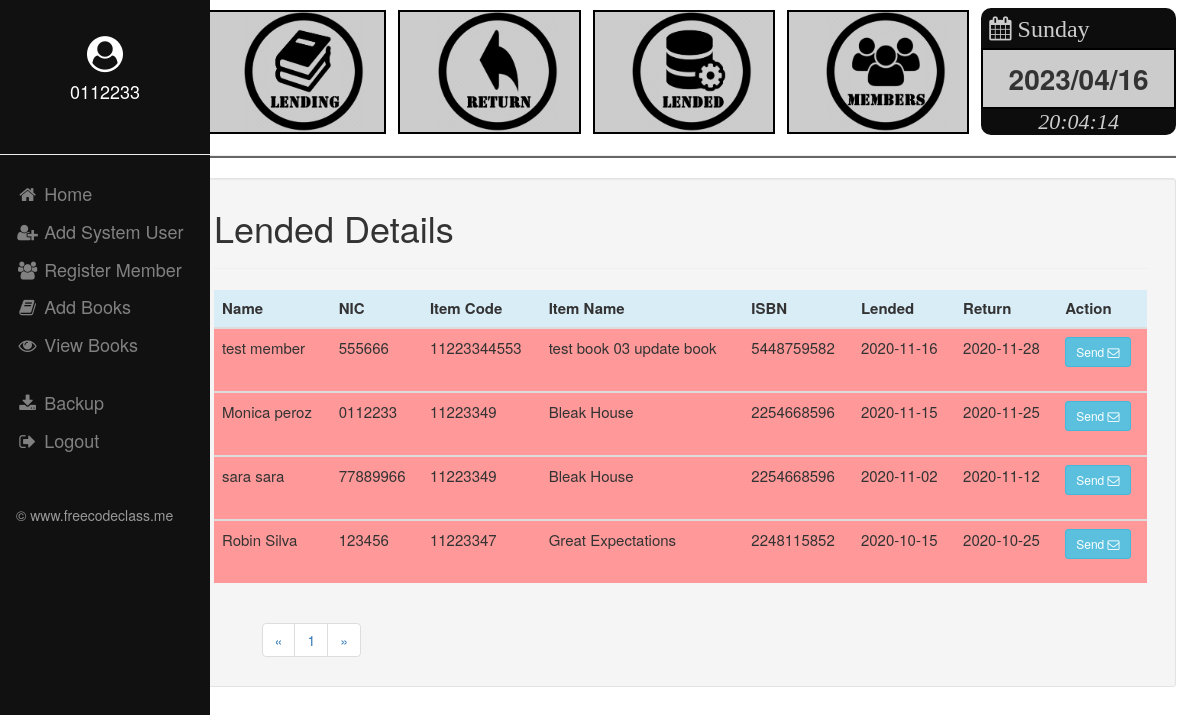
Screenshot of /borrower_data/lended_detail.php (signed in) with the database file from the repository.
### tables this page shows
CREATE TABLE `borrower_data` (
  `bo_id` int(11) NOT NULL,
  `bo_customer_id` varchar(200) NOT NULL,
  `bo_item_code` text NOT NULL,
  `bo_item_name` text NOT NULL,
  `bo_item_isbn` text NOT NULL,
  `bo_borrow_date` text NOT NULL,
  `bo_return_date` text NOT NULL,
  `bo_returned_date` text NOT NULL
);

CREATE TABLE `member` (
  `m_id` int(11) NOT NULL,
  `m_first_name` varchar(100) NOT NULL,
  `m_last_name` varchar(100) NOT NULL,
  `m_email` varchar(150) NOT NULL,
  `m_phone` text NOT NULL,
  `m_nic` varchar(20) NOT NULL,
  `m_address` varchar(250) NOT NULL,
  `m_status` int(11) NOT NULL,
  `m_reg_date` text NOT NULL,
  `m_type` int(11) NOT NULL DEFAULT 1
);

### borrower_data/lended_detail.php (the view, shortened to what this page needs)
<?php
include '../connection/db_connection.php';
?>
<html>
    <head>
        <link href="../css/styles_all.css" rel="stylesheet" type="text/css"/>
        <link href="../font-awesome-4.7.0/css/font-awesome.min.css" rel="stylesheet" type="text/css"/>
        <link href="../bootstrap/css/bootstrap.min.css" rel="stylesheet" type="text/css"/>
    </head>
    <body>
        <?php
            include '../main/sidebar.php';
            include '../main/header.php';
        ?>
        <div class="container well well-sm" style="margin-left: 17%; width: 81%">
            <h1>Lended Details</h1>
            <hr style="margin-right: 2%; height: 1px;">
            <?php
                    $results_per_page = 10;
                    if (isset($_GET["page"])) {
                         $page  = $_GET["page"];
                    } else {
                        $page=1;
                        }
                    $start_from = ($page-1) * $results_per_page;
                    $current_date = date("Y-m-d");
               $sql = "SELECT * FROM borrower_data WHERE bo_returned_date = '0' ORDER BY bo_id DESC LIMIT $start_from, ".$results_per_page;
               $result = $conn->query($sql);
                    echo "<div class='table-responsive'>";
                    echo "<table class='table' style='font-size: 15px; width: 98%'>";
                    echo "<thead>";
                    echo "<tr class='info'><th>Name</th><th>NIC</th><th>Item Code</th>"
                       . "<th>Item Name</th><th>ISBN</th><th>Lended</th><th>Return</th><th>Action</th>";
                    echo "</thead>";
                     while($row = $result->fetch_assoc()){
                            $member_nic  = $row["bo_customer_id"];
                            $return_date =$row["bo_return_date"];
                            $sql2 ="SELECT * FROM member WHERE m_nic = '$member_nic'";
                            $result2 = $conn->query($sql2);
                            while ($row2 = $result2->fetch_assoc()) {
                                $member_name = $row2["m_first_name"] ." ". $row2["m_last_name"];
                            }
                             echo "<tbody>";
                             if($current_date > $return_date){
                                 echo "<tr style='background-color:#ff9999;'><td>";
                             }else if ($current_date < $return_date){
                                 echo "<tr style='background-color:#00e6ac;'><td>";
                             }else{
                                 echo "<tr style='background-color:#ffb84d;'><td>";
                             }
                             echo $member_name;
                             echo "</td><td>";
                             echo $row["bo_customer_id"];
                             echo "</td><td>";
                             echo $row["bo_item_code"];
                             echo "</td><td>";
                             echo $row["bo_item_name"];
                             echo "</td><td>";
                             echo $row["bo_item_isbn"];
                             echo "</td><td>";
                             echo $row["bo_borrow_date"];
                             echo "</td><td>";
                             echo $row["bo_return_date"];
                             echo "</td><td><table><tr valign='top'><td>";
                             echo "<form action='send_mail.php' method='POST'>";
                             ?>
                               <button class='btn btn-sm btn-info' type='submit' name="user_nic" value="<?php echo $row["bo_customer_id"] ?>">Send <i class='fa fa-envelope-o'></i></button>
                            <?php
                             echo "</form>";
                             echo "</td>";
                             echo "</tr></table>";
                             echo "</td></tr>";
                             echo "</tbody>";
                        }
                             echo "</table>";
                             echo "</div>";
                                $sql1 = "SELECT COUNT(bo_id) AS total FROM borrower_data";
                                $result1 = $conn->query($sql1);
                                $row1 = $result1->fetch_assoc();
                                $total_pages = ceil($row1["total"] / $results_per_page);
                            ?>
                    <ul class="pagination" style="margin-left: 5%">
                       <li><a href="lended_detail.php?page=<?php echo $i; ?>">&laquo;</a></li>
                         <li>
                         <?php
                      for ($i=1; $i<=$total_pages; $i++) {
                       echo "<a href='lended_detail.php?page=".$i."'";
                       if ($i==$page){  echo " class='curPage'";}
                       echo ">".$i."</a> ";
                          }
                          ?>
                         </li>
                         <li><a href="lended_detail.php?page=<?php echo $i; ?>">&raquo;</a></li>
                    </ul>
        </div>
    </body>
</html>

### css/styles_all.css (style rules this page uses)
body { margin: 0; font-family: Arial, Helvetica, sans-serif; background-color: #ffffff; }

### rows the page displays
borrower_data: member.m_first_name+m_last_name "test member", bo_customer "555666", bo_item_code "11223344553", bo_item_name "test book 03 update book", bo_item_isbn "5448759582", bo_borrow_date "2020-11-16", bo_return_date "2020-11-28"
borrower_data: member.m_first_name+m_last_name "Monica peroz", bo_customer "0112233", bo_item_code "11223349", bo_item_name "Bleak House", bo_item_isbn "2254668596", bo_borrow_date "2020-11-15", bo_return_date "2020-11-25"
borrower_data: member.m_first_name+m_last_name "sara sara", bo_customer "77889966", bo_item_code "11223349", bo_item_name "Bleak House", bo_item_isbn "2254668596", bo_borrow_date "2020-11-02", bo_return_date "2020-11-12"
borrower_data: member.m_first_name+m_last_name "Robin Silva", bo_customer "123456", bo_item_code "11223347", bo_item_name "Great Expectations", bo_item_isbn "2248115852", bo_borrow_date "2020-10-15", bo_return_date "2020-10-25"

### other values shown
$_SESSION['user_name'] "0112233"
